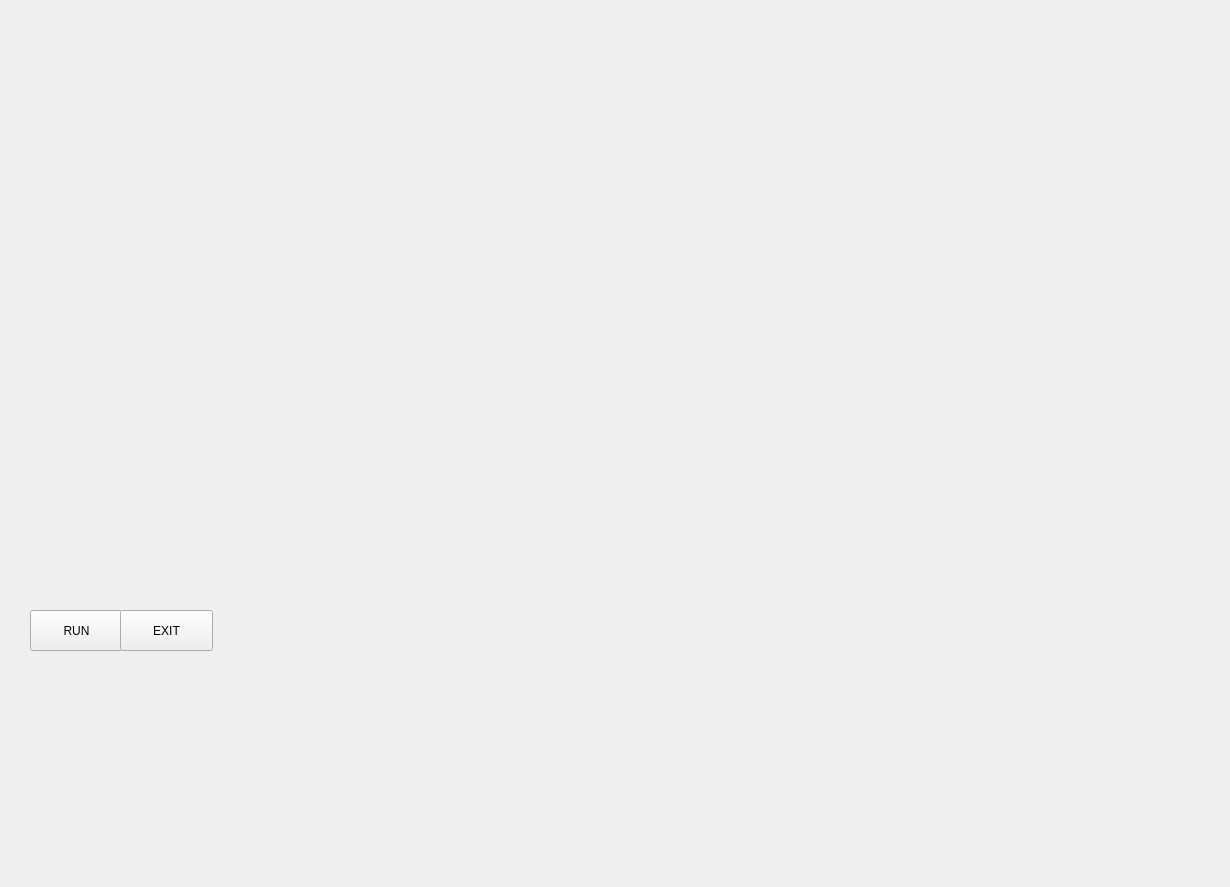
<?xml version="1.0" encoding="UTF-8"?>
<ui version="4.0">
 <class>MainWindow</class>
 <widget class="QMainWindow" name="MainWindow">
  <property name="geometry">
   <rect>
    <x>0</x>
    <y>0</y>
    <width>1230</width>
    <height>887</height>
   </rect>
  </property>
  <property name="windowTitle">
   <string>MainWindow</string>
  </property>
  <widget class="QWidget" name="centralwidget">
   <widget class="QLabel" name="label">
    <property name="geometry">
     <rect>
      <x>-150</x>
      <y>0</y>
      <width>1381</width>
      <height>891</height>
     </rect>
    </property>
    <property name="cursor">
     <cursorShape>ArrowCursor</cursorShape>
    </property>
    <property name="styleSheet">
     <string notr="true">font: 9pt &quot;MS Shell Dlg 2&quot;;</string>
    </property>
    <property name="text">
     <string/>
    </property>
    <property name="pixmap">
     <pixmap>7LP8.gif</pixmap>
    </property>
   </widget>
   <widget class="QPushButton" name="pushButton">
    <property name="geometry">
     <rect>
      <x>30</x>
      <y>610</y>
      <width>93</width>
      <height>41</height>
     </rect>
    </property>
    <property name="cursor">
     <cursorShape>PointingHandCursor</cursorShape>
    </property>
    <property name="styleSheet">
     <string notr="true">font: 75 11pt &quot;MS Shell Dlg 2&quot;;
font: 12pt &quot;MS Shell Dlg 2&quot;;</string>
    </property>
    <property name="text">
     <string>RUN</string>
    </property>
   </widget>
   <widget class="QPushButton" name="pushButton_2">
    <property name="geometry">
     <rect>
      <x>120</x>
      <y>610</y>
      <width>93</width>
      <height>41</height>
     </rect>
    </property>
    <property name="cursor">
     <cursorShape>PointingHandCursor</cursorShape>
    </property>
    <property name="styleSheet">
     <string notr="true">font: 75 12pt &quot;MS Shell Dlg 2&quot;;</string>
    </property>
    <property name="text">
     <string>EXIT</string>
    </property>
   </widget>
   <widget class="QTextBrowser" name="textBrowser">
    <property name="geometry">
     <rect>
      <x>910</x>
      <y>30</y>
      <width>256</width>
      <height>51</height>
     </rect>
    </property>
    <property name="styleSheet">
     <string notr="true">background:transparent;
border-radius:none;</string>
    </property>
   </widget>
   <widget class="QTextBrowser" name="textBrowser_2">
    <property name="geometry">
     <rect>
      <x>910</x>
      <y>80</y>
      <width>256</width>
      <height>51</height>
     </rect>
    </property>
    <property name="styleSheet">
     <string notr="true">background:transparent;
border-radius:none;</string>
    </property>
   </widget>
   <widget class="QLabel" name="label_2">
    <property name="geometry">
     <rect>
      <x>50</x>
      <y>30</y>
      <width>411</width>
      <height>121</height>
     </rect>
    </property>
    <property name="text">
     <string/>
    </property>
    <property name="pixmap">
     <pixmap>Jarvis_Loading_Screen.gif</pixmap>
    </property>
   </widget>
  </widget>
 </widget>
 <resources/>
 <connections/>
</ui>
